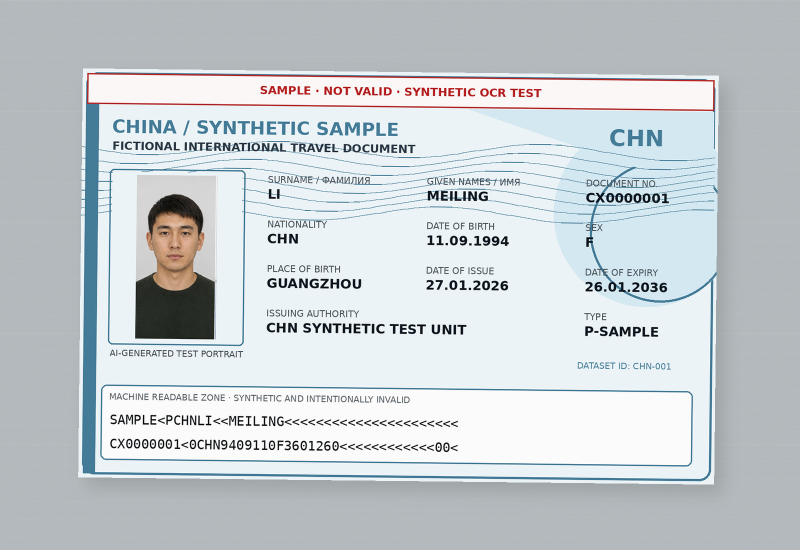
#> input picture CHN/CHN_001.jpg, 1600 x 1100 px (shown at 1/2 size)
$ python -i vision.py   (imports and definitions only)   (older library calls are emulated)
#> lines starting #> are read from the running program, lines starting #| are printed output that depends on the picture
#> further down, picture is the input picture: shape (1100, 1600, 3); mean B, G, R 209.3, 205.5, 199
from __future__ import annotations

import cv2
import numpy as np
from PIL import Image, ImageOps
import pymupdf

from .models import QualityResult


MAX_FILE_BYTES = 12_000_000
MAX_PIXELS = 30_000_000


# [24 lines left out: function _render_pdf_pages, not called in this run]


def decode_image(blob: bytes) -> np.ndarray:
    return decode_document_pages(blob)[0]


# [49 lines left out: functions decode_document_pages, quality, normalize, not called in this run]


def verification_variant(image: np.ndarray) -> np.ndarray:
    """Build an independent, contrast-normalized page for the second OCR pass."""
    lab = cv2.cvtColor(image, cv2.COLOR_BGR2LAB)
#> lab: shape (1100, 1600, 3); mean of channels 0, 1, 2 208.9, 126.8, 125.4
    lightness, channel_a, channel_b = cv2.split(lab)
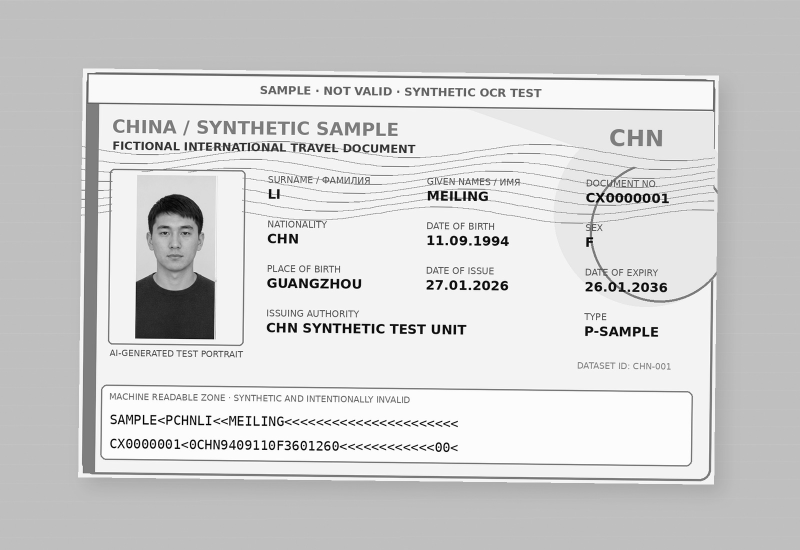
#> lightness: shape (1100, 1600) (shown at 1/2 size); min 0, max 255, mean 208.9
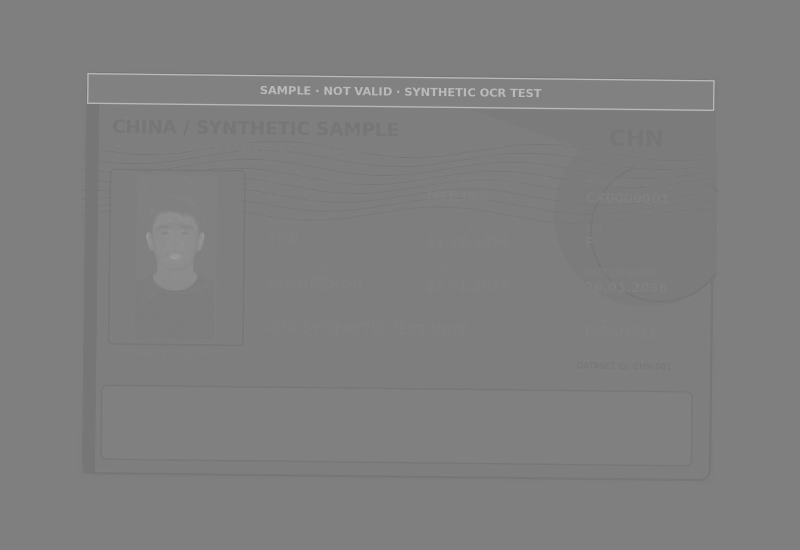
#> channel_a: shape (1100, 1600) (shown at 1/2 size); min 107, max 192, mean 126.8
    lightness = cv2.createCLAHE(clipLimit=1.8, tileGridSize=(8, 8)).apply(lightness)
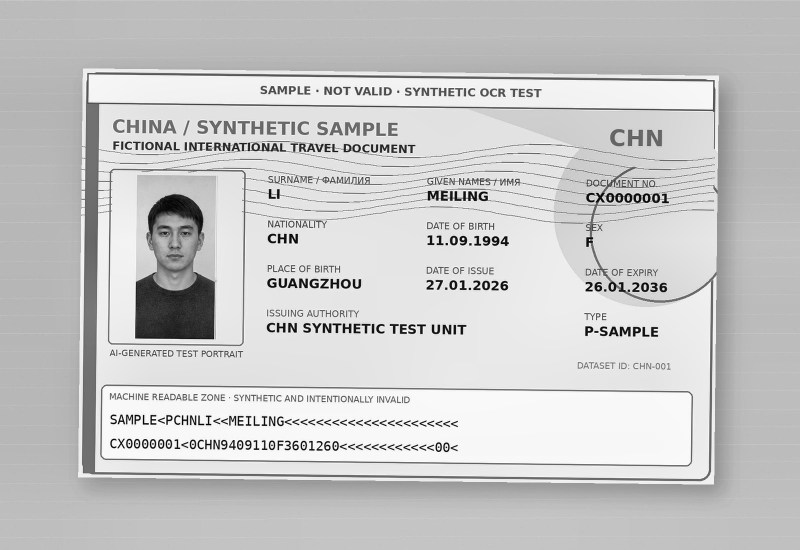
#> lightness: shape (1100, 1600) (shown at 1/2 size); min 1, max 255, mean 200.1
    enhanced = cv2.cvtColor(cv2.merge((lightness, channel_a, channel_b)), cv2.COLOR_LAB2BGR)
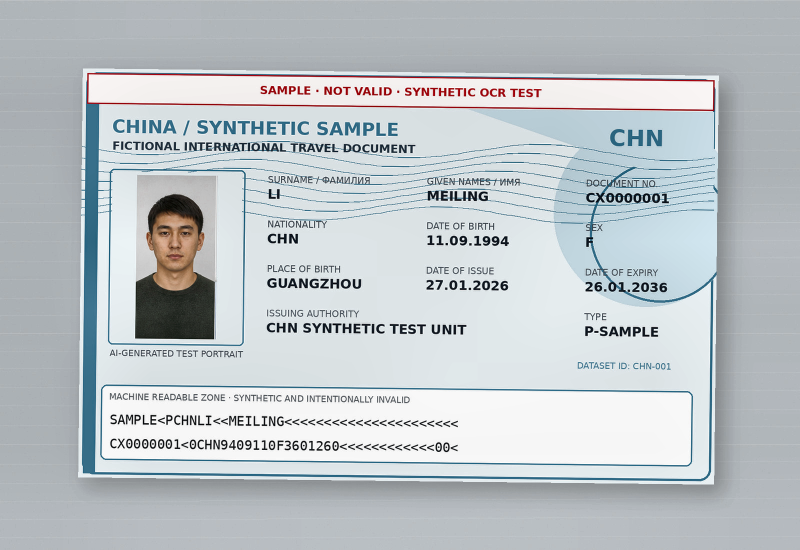
#> enhanced: shape (1100, 1600, 3) (shown at 1/2 size); mean B, G, R 199.9, 196.1, 189.5
    return cv2.bilateralFilter(enhanced, 5, 30, 30)


# [18 lines left out: functions mrz_variants, name_region_variant, not called in this run]

>>> import cv2
>>> picture = cv2.imread('../CHN/CHN_001.jpg')
>>> result = verification_variant(picture)

$ run again, on CHN/CHN_002.jpg
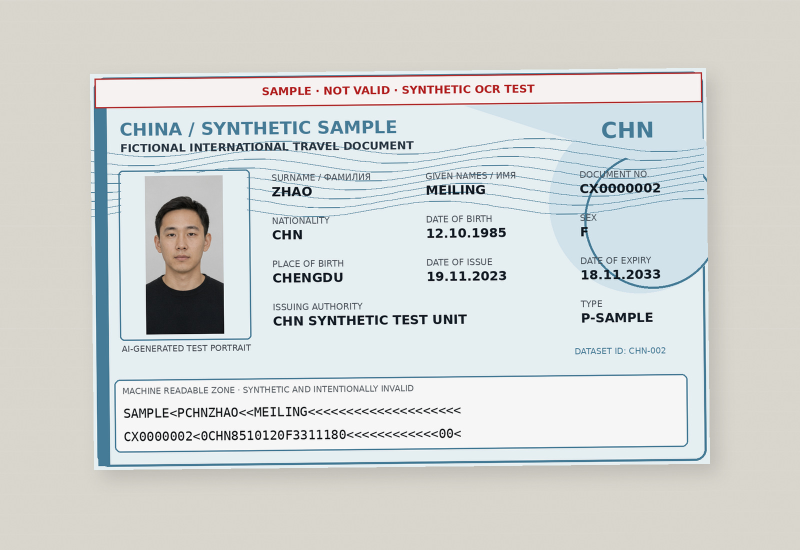
#> input picture CHN/CHN_002.jpg, 1600 x 1100 px (shown at 1/2 size)
#> picture is the input picture: shape (1100, 1600, 3); mean B, G, R 212.6, 214.6, 211.4
#> lab: shape (1100, 1600, 3); mean of channels 0, 1, 2 217.8, 126.6, 128.8
#> in verification_variant, `lightness, channel_a, channel_b = cv2.split(lab)`:
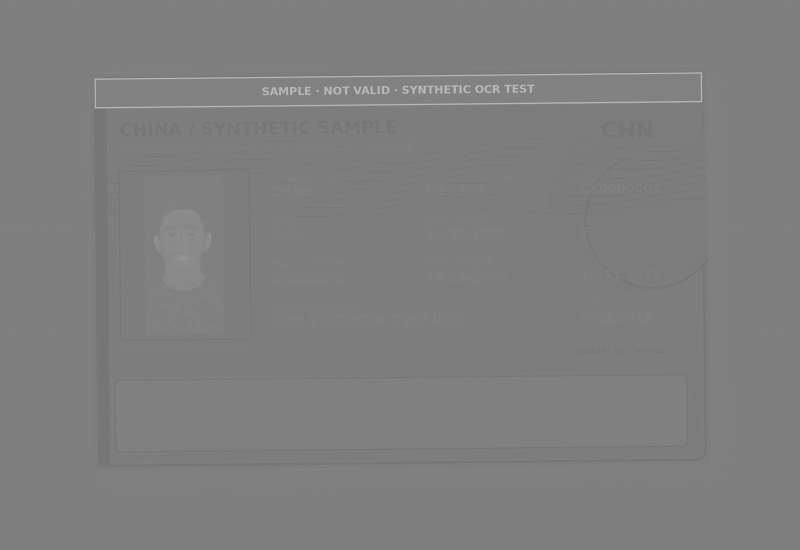
#> channel_a: shape (1100, 1600) (shown at 1/2 size); min 109, max 193, mean 126.6
#> in verification_variant, `enhanced = cv2.cvtColor(cv2.merge((lightness, channel_a, channel_b)), ..`:
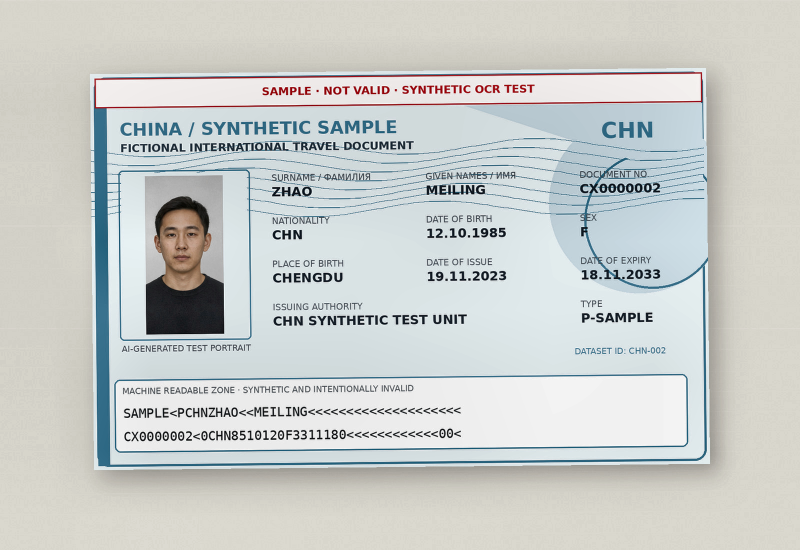
#> enhanced: shape (1100, 1600, 3) (shown at 1/2 size); mean B, G, R 202.9, 205.2, 201.7

$ run again, on CHN/CHN_003.jpg
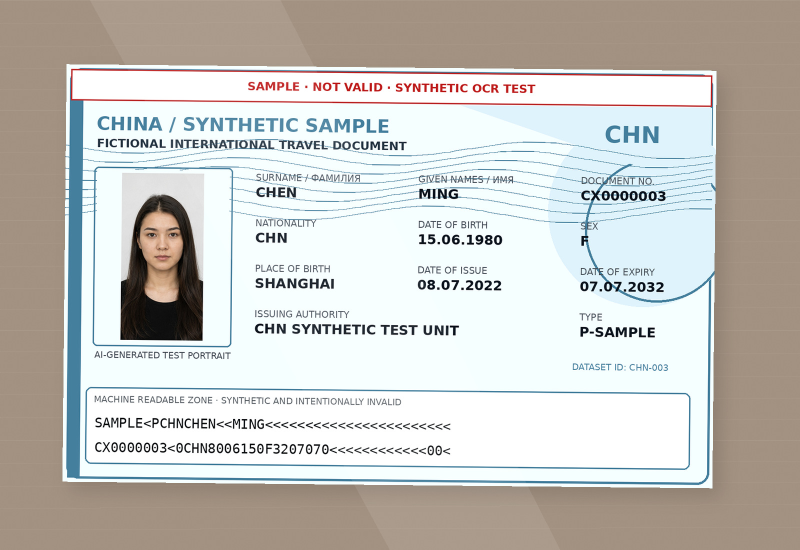
#> input picture CHN/CHN_003.jpg, 1600 x 1100 px (shown at 1/2 size)
#> picture is the input picture: shape (1100, 1600, 3); mean B, G, R 192.5, 196.9, 198.4
#> lab: shape (1100, 1600, 3); mean of channels 0, 1, 2 201.4, 128.3, 130.9
#> in verification_variant, `lightness, channel_a, channel_b = cv2.split(lab)`:
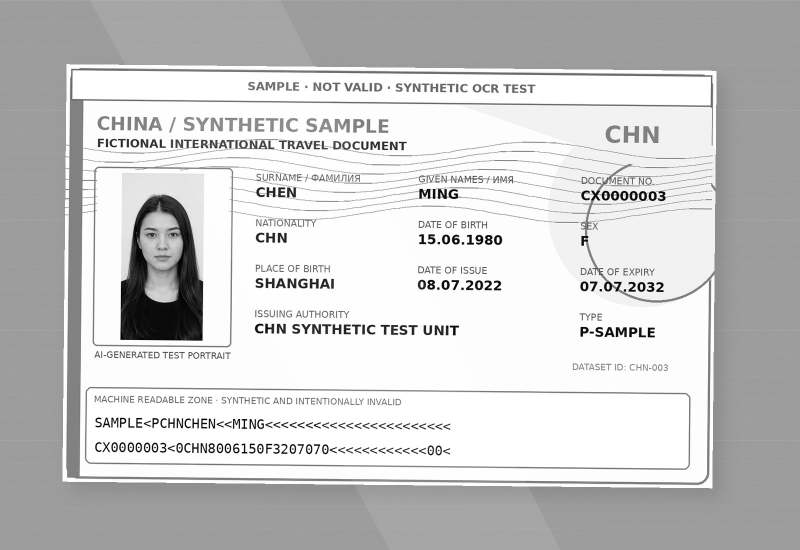
#> lightness: shape (1100, 1600) (shown at 1/2 size); min 0, max 255, mean 201.4
#> in verification_variant, `lightness, channel_a, channel_b = cv2.split(lab)`:
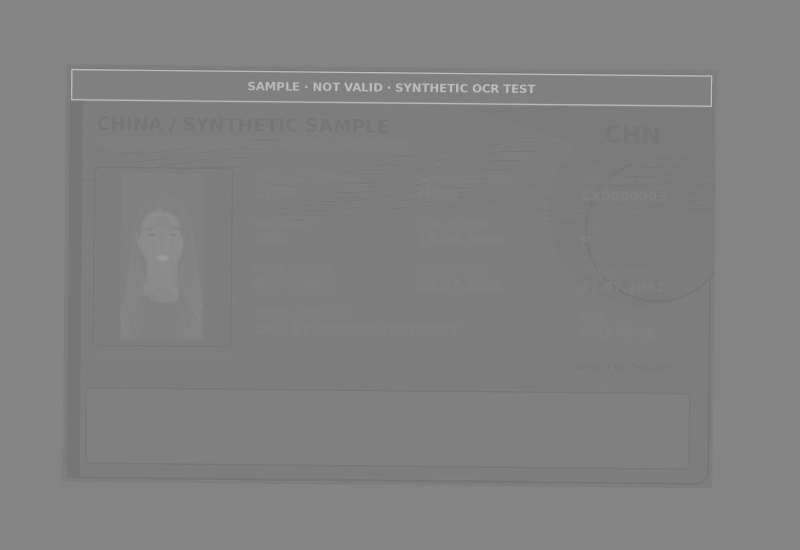
#> channel_a: shape (1100, 1600) (shown at 1/2 size); min 107, max 194, mean 128.3

$ run again, on CHN/CHN_004.jpg
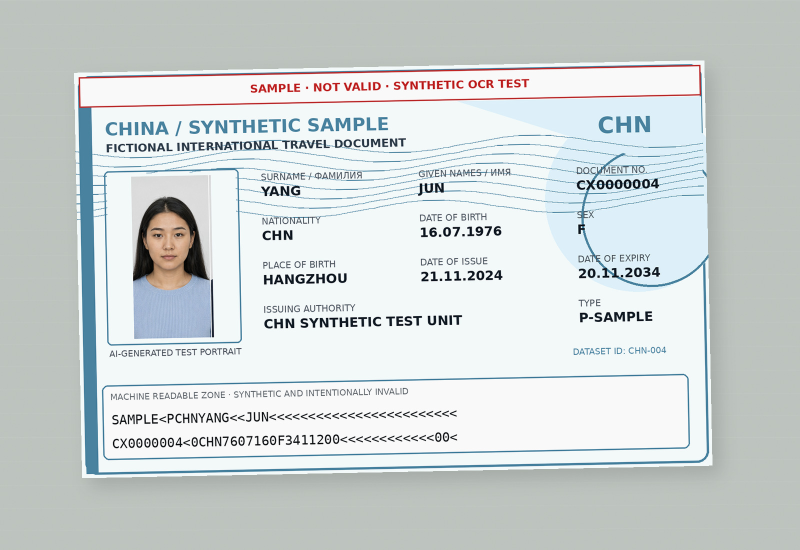
#> input picture CHN/CHN_004.jpg, 1600 x 1100 px (shown at 1/2 size)
#> picture is the input picture: shape (1100, 1600, 3); mean B, G, R 212.7, 212.8, 206.1
#> lab: shape (1100, 1600, 3); mean of channels 0, 1, 2 215.6, 125.8, 127.2
#> in verification_variant, `lightness, channel_a, channel_b = cv2.split(lab)`:
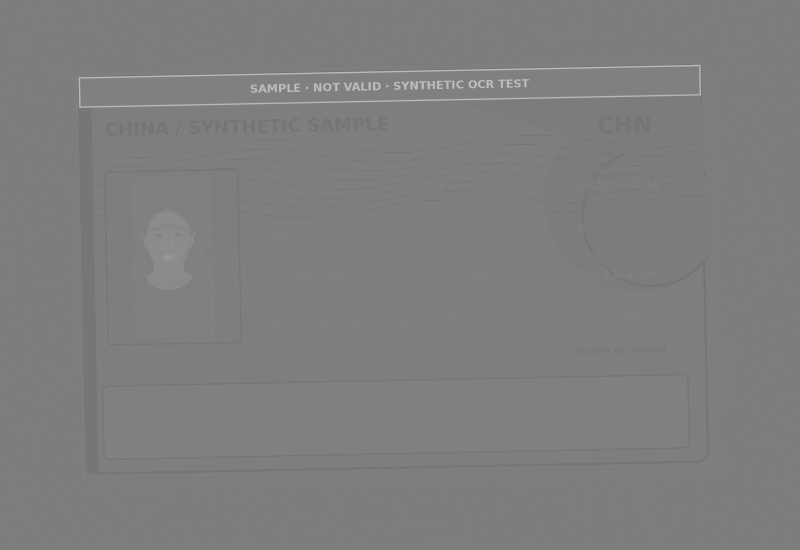
#> channel_a: shape (1100, 1600) (shown at 1/2 size); min 107, max 200, mean 125.8
#> in verification_variant, `enhanced = cv2.cvtColor(cv2.merge((lightness, channel_a, channel_b)), ..`:
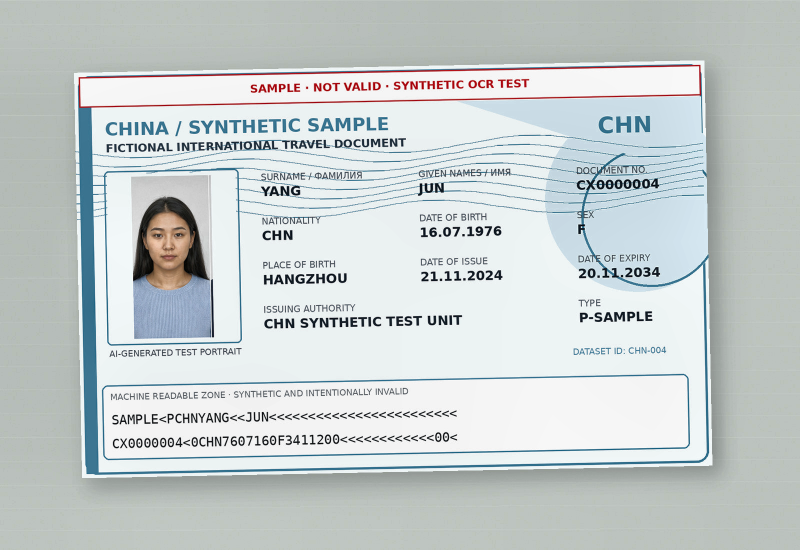
#> enhanced: shape (1100, 1600, 3) (shown at 1/2 size); mean B, G, R 206, 206.1, 198.9
